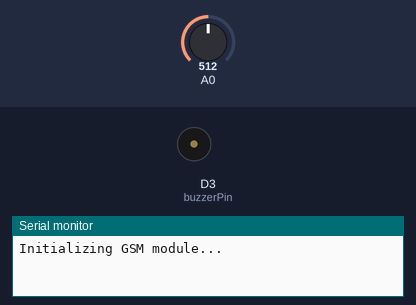
Simulated run of this sketch. Board: ESP8266 (NodeMCU). Parts: buzzer (waves = sounding, pin HIGH), the last lines printed to the serial monitor. The inputs (shaded band) are chosen by the test bench; at power-on: A0 = 512. WiFi joins after 1.5 s; servers stay silent unless stated; the modem accepts every AT command (registered, SIM ready, sends succeed) and sends nothing else.

Above: at 0.1 s.
At 4.9 s:
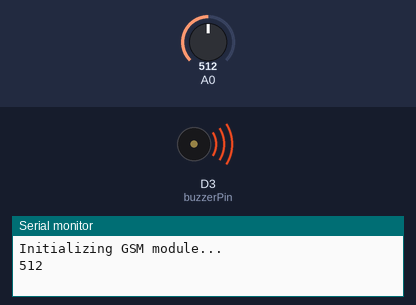
Timing chart, 0 to 6.4 s (numbered marks = the images above):
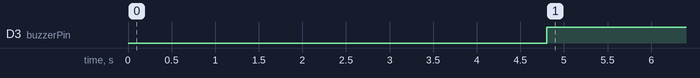

The sketch:

combined-noise-detection.ino
```cpp
/* Fill-in information from Blynk Device Info here */
#define BLYNK_TEMPLATE_ID "TMPL2akBAfpiT"
#define BLYNK_TEMPLATE_NAME "Noise Monitoring"
#define BLYNK_AUTH_TOKEN "O3TzQ4JLT1GW8I3XQhV-uu2bSNiwbUX9"


#include <ESP8266WiFi.h>
#include <BlynkSimpleEsp8266.h>
#include <SoftwareSerial.h>


/* Comment this out to disable prints and save space */
// #define BLYNK_PRINT Serial

// Your WiFi credentials.
// Set password to "" for open networks.
char ssid[] = "Wegner";
char pass[] = "Wegner123!";

int thresholdValue;
int buzzerPin = D3;

BlynkTimer timer;

// GSM Module Configuration
#define GSM_TX D6  // Connect GSM module TX to NodeMCU D1
#define GSM_RX D5  // Connect GSM module RX to NodeMCU D2

SoftwareSerial gsmSerial(GSM_TX, GSM_RX);

int soundLevel() {
  int analogValue = analogRead(A0);
  Serial.println(analogValue);
  return analogValue;
}

// This function is called every time the Virtual Pin 0 state changes
BLYNK_WRITE(V0) {
  // Set incoming value from pin V0 to a variable
  thresholdValue = param.asInt();
  // Update state
  // Blynk.virtualWrite(V1, value);
}

// This function sends Arduino's uptime every second to Virtual Pin 2.
void myTimerEvent() {
  // You can send any value at any time.
  // Please don't send more that 10 values per second.
  int sound = soundLevel();
  if (sound > thresholdValue) {
    digitalWrite(buzzerPin, HIGH);
    delay(100);
    Serial.println(thresholdValue);

    // Send SMS after detecting high noise
    sendSMS();

    // Wait for 25 seconds before making a call (total 30 seconds delay)
    delay(10000);

    // Make a call
    makeCall();
  } else {
    digitalWrite(buzzerPin, LOW);
  }
  Blynk.virtualWrite(V2, sound);
}

void sendSMS() {
  // AT command to set SMS mode
  gsmSerial.println("AT+CMGF=1");
  delay(1000);

  // Replace PHONE_NUMBER with the phone number you want to send the SMS to
  // Replace MESSAGE_CONTENT with the content of your message
  gsmSerial.print("AT+CMGS=\"0740390420\"\r");
  delay(1000);
  gsmSerial.print("GSM inawork");
  delay(100);
  gsmSerial.write(26); // ASCII code for Ctrl+Z
  delay(1000);
}

void makeCall() {
  // AT command to make a call
  gsmSerial.print("ATD+254740390420;");
  delay(1000);
  gsmSerial.println();
}

// This function is called every time the device is connected to the Blynk.Cloud
BLYNK_CONNECTED() {
  // Change Web Link Button message to "Congratulations!"
  // Blynk.setProperty(V3, "offImageUrl", "https://static-image.nyc3.cdn.digitaloceanspaces.com/general/fte/congratulations.png");
  // Blynk.setProperty(V3, "onImageUrl",  "https://static-image.nyc3.cdn.digitaloceanspaces.com/general/fte/congratulations_pressed.png");
  // Blynk.setProperty(V3, "url", "https://docs.blynk.io/en/getting-started/what-do-i-need-to-blynk/how-quickstart-device-was-made");
}

void setup() {
  // Debug console
  Serial.begin(9600);
  pinMode(buzzerPin, OUTPUT);

  // GSM module initialization
  gsmSerial.begin(9600); // Initialize GSM serial communication
  Serial.println("Initializing GSM module...");
  delay(2000); // Give time for the GSM module to initialize

  Blynk.begin(BLYNK_AUTH_TOKEN, ssid, pass);
  // You can also specify server:
  //Blynk.begin(BLYNK_AUTH_TOKEN, ssid, pass, "blynk.cloud", 80);
  //Blynk.begin(BLYNK_AUTH_TOKEN, ssid, pass, IPAddress(192,168,1,100), 8080);

  // Setup a function to be called every second
  timer.setInterval(1000L, myTimerEvent);
}

void loop() {
  Blynk.run();
  timer.run();
}
```

Measured:
- by itself, D3 (buzzerPin): LOW → HIGH at 4.8 s
